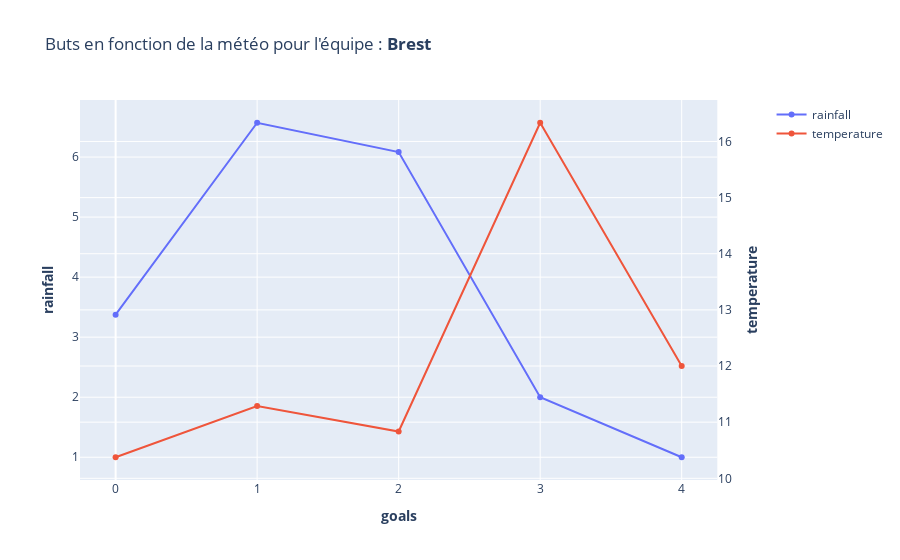

The cell this chart's notebook holds for it:
### Code cell
# Create figure with secondary y-axis
fig = make_subplots(specs=[[{"secondary_y": True}]])
 
# Add traces
fig.add_trace(
    go.Scatter(x=df_team['team_goal'], y=df_team['rainfall'], name="rainfall"),
    secondary_y=False,
)
 
fig.add_trace(
    go.Scatter(x=df_team['team_goal'], y=df_team['temperature'], name="temperature"),
    secondary_y=True,
)
 
# Add figure title
fig.update_layout(
    title_text=f"Buts en fonction de la météo pour l'équipe : <b>{team}</b>"
)
 
# Set x-axis title
fig.update_xaxes(title_text="<b>goals</b>")
 
# Set y-axes titles
fig.update_yaxes(title_text="<b>rainfall</b>", secondary_y=False)
fig.update_yaxes(title_text="<b>temperature</b>", secondary_y=True)

 

fig.show()

### Figure 1 — Plotly figure (JSON) as saved in the notebook; plotly's stock layout.template omitted (floating-point values rounded to 4 significant figures)
{"data": [{"name": "rainfall", "type": "scatter", "x": [0, 1, 2, 3, 4], "xaxis": "x", "y": [3.375, 6.571, 6.083, 2, 1], "yaxis": "y"}, {"name": "temperature", "type": "scatter", "x": [0, 1, 2, 3, 4], "xaxis": "x", "y": [10.38, 11.29, 10.83, 16.33, 12], "yaxis": "y2"}], "layout": {"title": {"text": "Buts en fonction de la météo pour l'équipe : <b>Brest</b>"}, "xaxis": {"anchor": "y", "domain": [0, 0.94], "title": {"text": "<b>goals</b>"}}, "yaxis": {"anchor": "x", "domain": [0, 1], "title": {"text": "<b>rainfall</b>"}}, "yaxis2": {"anchor": "x", "overlaying": "y", "side": "right", "title": {"text": "<b>temperature</b>"}}}}
